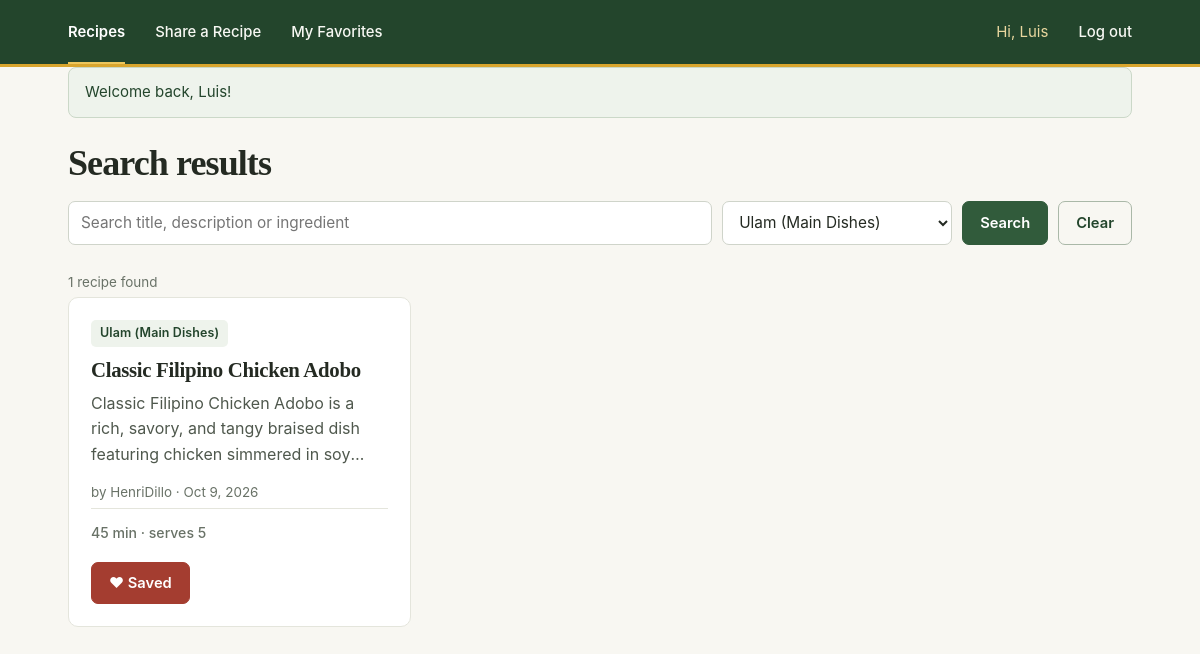
/recipes.php?category=8 (signed in), run on the app's committed database.
### tables this page shows
CREATE TABLE `recipes` (
  `id` int(10) UNSIGNED NOT NULL,
  `user_id` int(10) UNSIGNED NOT NULL,
  `category_id` int(10) UNSIGNED NOT NULL,
  `title` varchar(100) NOT NULL,
  `description` varchar(300) NOT NULL,
  `steps` text NOT NULL,
  `cook_time_minutes` smallint(5) UNSIGNED NOT NULL,
  `servings` tinyint(3) UNSIGNED NOT NULL,
  `created_at` datetime NOT NULL DEFAULT current_timestamp(),
  `updated_at` datetime DEFAULT NULL
);

CREATE TABLE `categories` (
  `id` int(10) UNSIGNED NOT NULL,
  `name` varchar(50) NOT NULL
);

CREATE TABLE `users` (
  `id` int(10) UNSIGNED NOT NULL,
  `username` varchar(20) NOT NULL,
  `email` varchar(100) NOT NULL,
  `password_hash` varchar(255) NOT NULL,
  `created_at` datetime NOT NULL DEFAULT current_timestamp()
);

### classes/Category.php (called while the page is built)
<?php
class Category
{
    private PDO $pdo;
    public function __construct(PDO $pdo)
    {
        $this->pdo = $pdo;
    }
    public function all()
    {
        return $this->pdo->query('SELECT id, name FROM categories ORDER BY name')->fetchAll();
    }
}

### classes/Auth.php (called while the page is built, shortened)
<?php
class Auth
{
    public static function id()
    {
        return $_SESSION['user_id'] ?? null;
    }
}

### classes/Recipe.php (called while the page is built, shortened)
<?php
class Recipe
{
    private PDO $pdo;
    public function __construct(PDO $pdo)
    {
        $this->pdo = $pdo;
    }
    public function search($viewerId, $keyword = '', $categoryId = 0, $favoritesOnly = false)
    {
        $sql = 'SELECT r.id, r.title, r.description, r.cook_time_minutes, r.servings,
                       r.created_at, r.updated_at, u.username, c.name AS category_name,
                       (SELECT COUNT(*) FROM favorites f
                        WHERE f.recipe_id = r.id AND f.user_id = :viewer_id) AS is_favorite
                FROM recipes r
                JOIN users u ON u.id = r.user_id
                JOIN categories c ON c.id = r.category_id';
        $where  = [];
        $params = [':viewer_id' => $viewerId];
        if ($categoryId > 0) {
            $where[] = 'r.category_id = :category_id';
            $params[':category_id'] = $categoryId;
        }
        if ($where) {
            $sql .= ' WHERE ' . implode(' AND ', $where);
        }
        $sql .= ' ORDER BY r.created_at DESC, r.id DESC';
        $stmt = $this->pdo->prepare($sql);
        $stmt->execute($params);
        return $stmt->fetchAll();
    }
}

### recipes.php (the view, shortened to what this page needs)
<?php
require_once __DIR__ . '/includes/init.php';
$keyword    = isset($_GET['q']) && is_string($_GET['q']) ? trim($_GET['q']) : '';
$categoryId = (int) ($_GET['category'] ?? 0);
$categories = (new Category($pdo))->all();
$recipes    = (new Recipe($pdo))->search(Auth::id(), $keyword, $categoryId);
$isFiltering = ($keyword !== '' || $categoryId > 0);
include __DIR__ . '/includes/header.php';
?>
<h1><?= $isFiltering ? 'Search results' : 'Latest recipes' ?></h1>
<form method="get" action="recipes.php" class="filter-bar">
    <input type="search" name="q" placeholder="Search title, description or ingredient"
           value="<?= e($keyword) ?>" maxlength="100" aria-label="Search recipes">
    <select name="category" aria-label="Filter by category">
        <?php foreach ($categories as $category): ?>
            <option value="<?= (int) $category['id'] ?>"
                <?= $categoryId === (int) $category['id'] ? 'selected' : '' ?>>
                <?= e($category['name']) ?>
            </option>
        <?php endforeach; ?>
    </select>
    <button type="submit" class="btn">Search</button>
    <?php if ($isFiltering): ?>
        <a href="recipes.php" class="btn btn-outline">Clear</a>
    <?php endif; ?>
</form>
<?php if (count($recipes) === 0): ?>
    <div class="empty-state">
        <?php if ($isFiltering): ?>
            <p>No recipes match your search. Try another keyword or category.</p>
        <?php else: ?>
            <p>No recipes yet. Be the first to share one!</p>
            <a href="recipe_form.php" class="btn">Share a recipe</a>
        <?php endif; ?>
    </div>
<?php else: ?>
    <p class="meta"><?= count($recipes) ?> recipe<?= count($recipes) === 1 ? '' : 's' ?> found</p>
    <div class="card-grid">
        <?php foreach ($recipes as $recipe): ?>
            <?php include __DIR__ . '/includes/recipe_card.php'; ?>
        <?php endforeach; ?>
    </div>
<?php endif; ?>
<?php include __DIR__ . '/includes/footer.php'; ?>

### includes/recipe_card.php (shortened to what this page needs)
<article class="card">
    <span class="badge"><?= e($recipe['category_name']) ?></span>
    <h2 class="card-title">
        <a href="recipe.php?id=<?= (int) $recipe['id'] ?>"><?= e($recipe['title']) ?></a>
    </h2>
    <p class="meta">
        by <?= e($recipe['username']) ?> &middot; <?= e(format_date($recipe['created_at'])) ?>
    </p>
    <p><?= e($recipe['description']) ?></p>
    <p class="meta">
        <?= (int) $recipe['cook_time_minutes'] ?> min &middot; serves <?= (int) $recipe['servings'] ?>
    </p>
    <?= favorite_button($recipe['id'], $recipe['is_favorite'] > 0, !empty($removeOnUnsave)) ?>
</article>

### includes/functions.php (shortened to what this page needs)
<?php
function e($text)
{
    return htmlspecialchars((string) $text, ENT_QUOTES, 'UTF-8');
}
function format_date($date)
{
    return date('M j, Y', strtotime($date));
}
function favorite_button($recipeId, $isFavorite, $removeCard = false)
{
    $class = 'btn btn-fav' . ($isFavorite ? ' is-saved' : '');
    $label = $isFavorite ? '♥ Saved' : '♡ Save';
    $extra = $removeCard ? ' data-remove-card="1"' : '';
    return '<button type="button" class="' . $class . '" data-recipe-id="' . (int) $recipeId . '"' . $extra . '>'
         . $label . '</button>';
}

### data on the page
recipes: category.name "Ulam (Main Dishes)", title "Classic Filipino Chicken Adobo", user.username "HenriDillo", created_at "Oct 9, 2026", description "Classic Filipino Chicken Adobo is a rich, savory, and tangy braised dish featuring chicken simmered in…", cook_time_minutes "45", servings "5"

### other printed values
Auth::username() "Luis"
$flash['message'] "Welcome back, Luis!"
count($recipes) "1"
form field category "Ulam (Main Dishes)"
